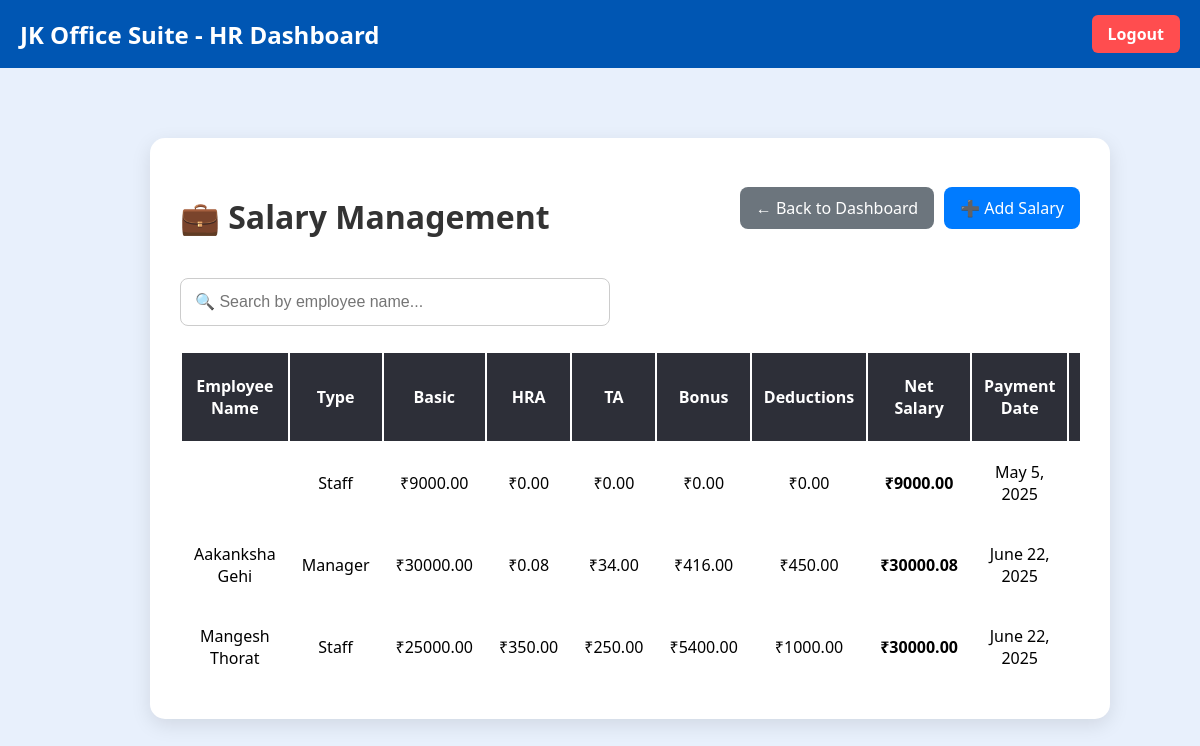
The page /HR/dashboard/salary_list on the database its author committed.
### HR/models.py (models this page shows, shortened)
class Salary(models.Model):
    EMPLOYEE_TYPE_CHOICES = [
        ('staff', 'Staff'),
        ('manager', 'Manager'),
    ]
    employee_type = models.CharField(max_length=10, choices=EMPLOYEE_TYPE_CHOICES)
    staff = models.ForeignKey(
        Staff,
        on_delete=models.SET_NULL,
        null=True,
        blank=True,
        related_name='salary_records_as_staff'  # ✅ related_name दिया
    )
    manager = models.ForeignKey(
        Manager,
        on_delete=models.SET_NULL,
        null=True,
        blank=True,
        related_name='salary_records_as_manager'  # ✅ related_name दिया
    )
    basic_salary = models.DecimalField(max_digits=10, decimal_places=2)
    hra = models.DecimalField(max_digits=10, decimal_places=2, default=0)
    ta = models.DecimalField(max_digits=10, decimal_places=2, default=0)
    bonus = models.DecimalField(max_digits=10, decimal_places=2, default=0)
    deductions = models.DecimalField(max_digits=10, decimal_places=2, default=0)
    net_salary = models.DecimalField(max_digits=10, decimal_places=2)
    payment_date = models.DateField()
    is_locked = models.BooleanField(default=False)
    payslip = models.FileField(upload_to='payslips/', null=True, blank=True)

### Authentication/models.py (models this page shows, shortened)
class Manager(models.Model):
    user = models.OneToOneField(User, on_delete=models.CASCADE)  # Link to User model
    full_name = models.CharField(max_length=255)
    email = models.EmailField(unique=True)
    contact_number = models.CharField(max_length=15)
    adhar_card = models.CharField(max_length=12, unique=True)
    username = models.CharField(max_length=150, unique=True)
    password = models.CharField(max_length=128)
    company_code = models.CharField(max_length=100)
    department = models.CharField(max_length=100)
    joining_date = models.DateField()
    salary = models.DecimalField(null=True, max_digits=10, decimal_places=2, default=0)
    emergency_phone = models.CharField(max_length=15)
    address = models.TextField()
    qualifications = models.TextField()
    experience = models.TextField()
    created_at = models.DateTimeField(default=timezone.now)
    is_suspended = models.BooleanField(default=False)

class Staff(models.Model):
    user = models.OneToOneField(User, on_delete=models.CASCADE, null=True, blank=True)
    full_name = models.CharField(max_length=255)
    email = models.EmailField(unique=True)
    contact_number = models.CharField(max_length=20)
    adhar_card = models.CharField(max_length=20, unique=True)
    username = models.CharField(max_length=150, unique=True)
    password = models.CharField(max_length=255)
    company_code = models.CharField(max_length=100)
    department = models.CharField(max_length=100)
    manager = models.ForeignKey(Manager, on_delete=models.SET_NULL, null=True, blank=True)
    position = models.CharField(max_length=100)
    joining_date = models.DateField(default=timezone.now)
    salary = models.DecimalField(max_digits=10, decimal_places=2, default=0.00)
    emergency_phone = models.CharField(max_length=20, blank=True, null=True)
    address = models.TextField(blank=True, null=True)
    qualifications = models.CharField(max_length=255, blank=True, null=True)
    experience = models.CharField(max_length=255, blank=True, null=True)
    qr_code = models.ImageField(upload_to='staff_qr_codes/', blank=True, null=True)
    is_suspended = models.BooleanField(default=False)

### HR/views.py (the view)
# urls.py: path('dashboard/salary_list', views.salary_list, name='salary_list'),
def salary_list(request):
    query = request.GET.get('q', '')
    salaries = Salary.objects.all()
    if query:
        salaries = salaries.filter(
            Q(staff__full_name__icontains=query) |
            Q(manager__full_name__icontains=query)
        )
    return render(request, 'hr/salary_list.html', {'salaries': salaries})

### HR/templates/hr/salary_list.html (shortened to what this page needs)
{% extends 'base_hr.html' %}
{% block content %}
<div class="container salary-wrapper">
    <div class="salary-header">
        <h2>💼 Salary Management</h2>
        <div class="button-group">
            <a href="{% url 'hr_dashboard' %}" class="btn btn-secondary">← Back to Dashboard</a>
            <a href="{% url 'add_salary' %}" class="btn btn-primary">➕ Add Salary</a>
        </div>
    </div>
    <form method="get" class="search-form">
        <input type="text" name="q" class="form-control" placeholder="🔍 Search by employee name..." value="{{ request.GET.q }}">
    </form>
    <div class="table-responsive">
        <table class="table table-bordered table-hover">
            <thead>
                <tr>
                    <th>Employee Name</th>
                    <th>Type</th>
                    <th>Basic</th>
                    <th>HRA</th>
                    <th>TA</th>
                    <th>Bonus</th>
                    <th>Deductions</th>
                    <th><strong>Net Salary</strong></th>
                    <th>Payment Date</th>
                    <th>Payslip</th>
                </tr>
            </thead>
            <tbody>
                {% for salary in salaries %}
                <tr>
                    <td>
                        {% if salary.staff %}
                            {{ salary.staff.full_name }}
                        {% elif salary.manager %}
                            {{ salary.manager.full_name }}
                        {% endif %}
                    </td>
                    <td>{{ salary.employee_type|title }}</td>
                    <td>₹{{ salary.basic_salary }}</td>
                    <td>₹{{ salary.hra }}</td>
                    <td>₹{{ salary.ta }}</td>
                    <td>₹{{ salary.bonus }}</td>
                    <td>₹{{ salary.deductions }}</td>
                    <td><strong>₹{{ salary.net_salary }}</strong></td>
                    <td>{{ salary.payment_date }}</td>
                    <td>
                    </td>
                </tr>
                {% empty %}
                <tr>
                    <td colspan="10" class="text-center no-records">No salary records found.</td>
                </tr>
                {% endfor %}
            </tbody>
        </table>
    </div>
</div>
{% endblock %}

### HR/templates/base_hr.html (style rules this page uses)
body { font-family: 'Segoe UI', Tahoma, Geneva, Verdana, sans-serif; background-color: #e8f0fc; margin: 0; padding: 0; }
.container { padding: 40px; max-width: 900px; margin: auto; }

### HR/templates/hr/salary_list.html (style rules this page uses)
.salary-wrapper { width: 100%; max-width: 1200px; margin: 30px auto; padding: 30px; background: #ffffff; border-radius: 15px; box-shadow: 0 6px 20px rgba(0, 0, 0, 0.1); }
.salary-header { display: flex; justify-content: space-between; align-items: center; flex-wrap: wrap; margin-bottom: 30px; }
.salary-header h2 { font-size: 32px; font-weight: bold; color: #333; margin-bottom: 10px; }
.salary-header .button-group { display: flex; gap: 10px; }
.btn-primary, .btn-secondary { font-size: 16px; padding: 10px 16px; border-radius: 8px; text-decoration: none; color: #fff; }
.btn-primary { background-color: #007bff; }
.btn-secondary { background-color: #6c757d; }
.search-form input { width: 100%; max-width: 400px; padding: 14px; font-size: 16px; border-radius: 8px; border: 1px solid #ccc; margin-bottom: 25px; }
.table th, .table td { font-size: 16px; vertical-align: middle; text-align: center; padding: 18px 12px; }
.table th { background-color: #2d2f38; color: #fff; padding: 22px 12px; position: sticky; top: 0; z-index: 1; }
.table-responsive { overflow-x: auto; }

### rows shown on the page
Salary: employee_type "Staff", basic_salary "9000.00", hra "0.00", ta "0.00", bonus "0.00", deductions "0.00", net_salary "9000.00", payment_date "May 5, 2025"
Salary: manager.full_name "Aakanksha Gehi", employee_type "Manager", basic_salary "30000.00", hra "0.08", ta "34.00", bonus "416.00", deductions "450.00", net_salary "30000.08", payment_date "June 22, 2025"
Salary: staff.full_name "Mangesh Thorat", employee_type "Staff", basic_salary "25000.00", hra "350.00", ta "250.00", bonus "5400.00", deductions "1000.00", net_salary "30000.00", payment_date "June 22, 2025"
